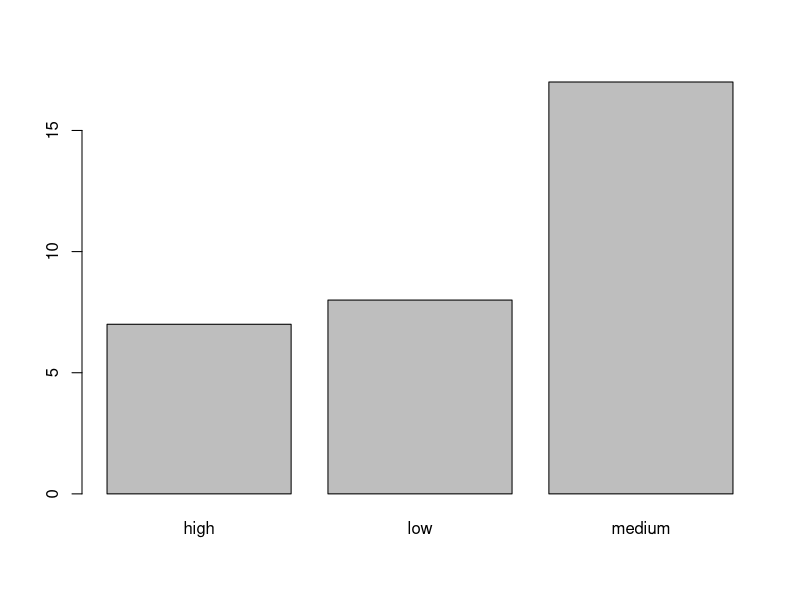
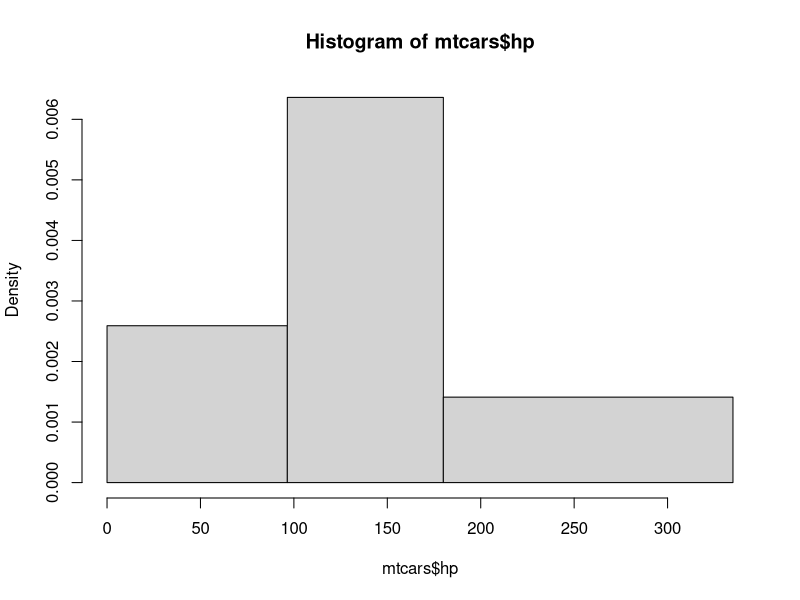
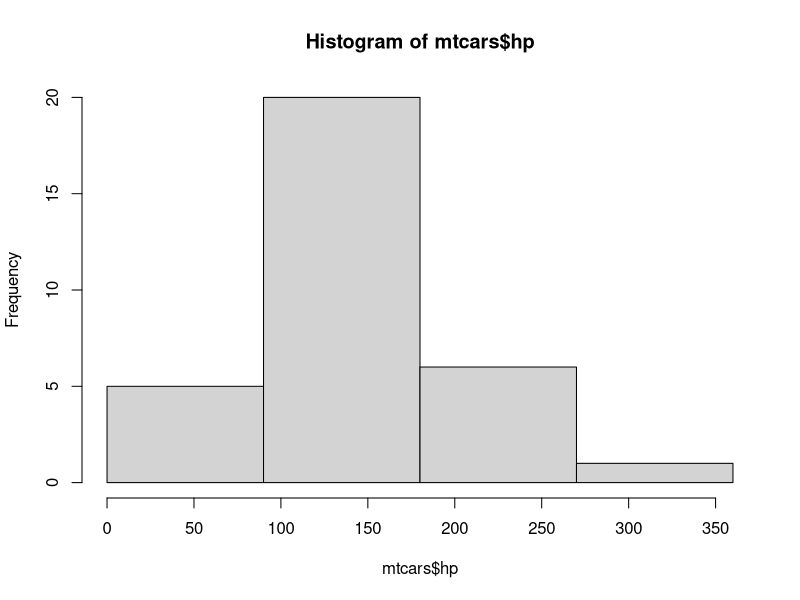
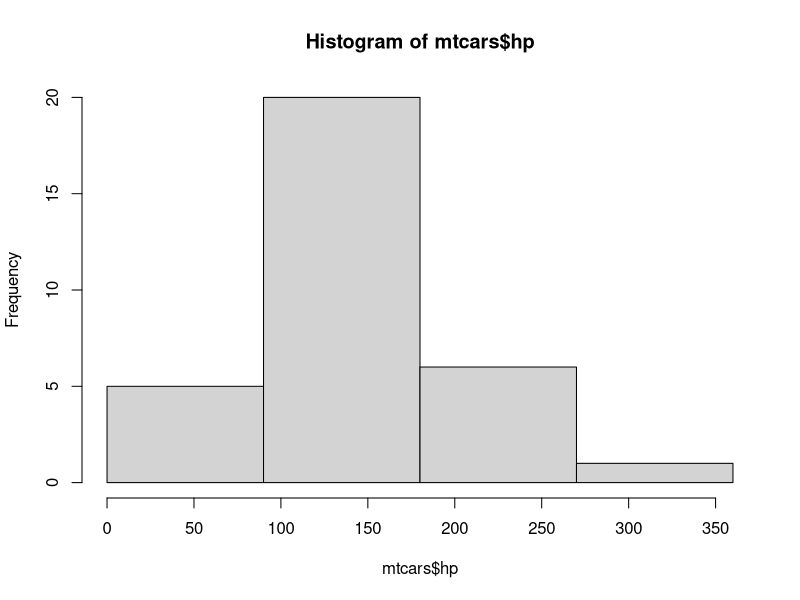
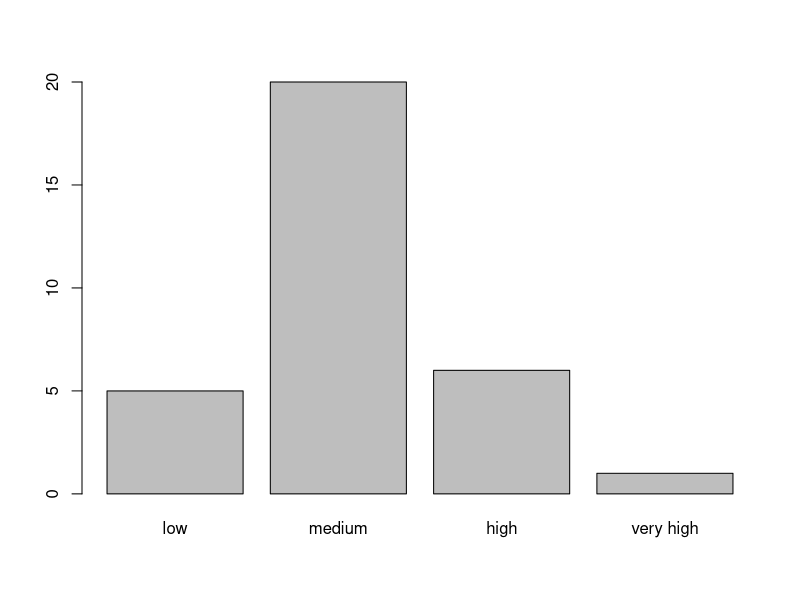
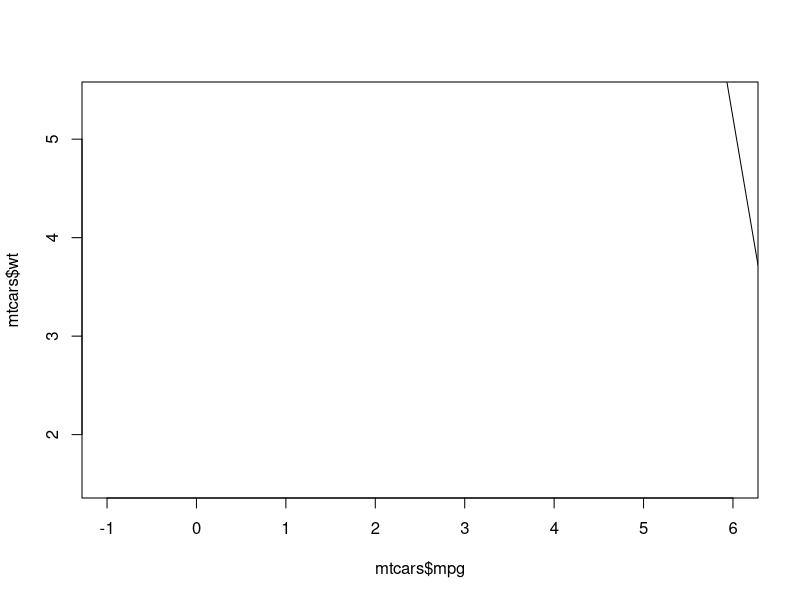

Generate these figures, in order, with R: (Note: this script raises an error after producing the figures.)
###################################
###################################
########                   ########
########   Data Science 3  ########
########       Lab 6       ######## 
########  21st Nov. 2023    ########
########                   ########
###################################
###################################


# Welcome to lab number 6. Today we'll be learning a few more 
# R/general programming concepts before moving onto lecture examples

########################################
####    Boolean logic, continued    ####
########################################

# the main logic operators in R are as follows:
# the NOT operator, !, turns TRUE into FALSE and vice versa
!TRUE
!FALSE
# the AND operator, &, returns TRUE only if elements on both sides of the operator are TRUE
1==1 & 2==1
# the inclusive OR operator, |, returns TRUE if EITHER of the elements are TRUE
1==1 | 2==1

# there is no operator for exclusive OR, but there is a function, xor()
xor(1==1 , 2==2)

# 1.1 
# mtcars is a database of cars with several variables such as horsepower, weight, number of cylinders etc.
data(mtcars)
head(mtcars)

# Using indexing (square brackets) and the & operator, write a line of code
# that selects only the rows of mtcars with at least 6 cylinders (mtcars$cyl >= 6) and horsepower of at least 110 (mtcars$hp >= 110). Remember to include all the columns.

df2<-mtcars[mtcars$cyl>=6 & mtcars$hp >=110,]
df2$newcolumn<-0
df2
df2$newcolumn

#create a new categorical variable called powerful that takes the value 'low' when the horsepower is in the bottom quartile, 'medium' when the horse power is in the middle 2 quartiles, and high when the horse power is in the top quartile#


quantile(mtcars$hp, 0.5)
quantile(mtcars$hp, 0.25)
quantile(mtcars$hp, 0,75)
summary(mtcars$hp)

#rewrite as below

mtcars$powerful <- NA
head(mtcars)
mtcars$powerful[mtcars$hp <= quantile(mtcars$hp,0.25)]<- 'low'
mtcars$powerful[mtcars$hp >= quantile(mtcars$hp,0.25)
                & mtcars$hp <= quantile(mtcars$hp, 0.75)] <- 'medium'
mtcars$powerful[mtcars$hp > quantile(mtcars$hp, 0.75)] <- 'high'
head(mtcars)
View(mtcars) 

#METHOD 2: Use the cut() function
?cut
mtcars$powerful <- cut(mtcars$hp, breaks = c(0, 96.5, 180, 1000), labels = c('low','medium','high'))

View(mtcars)

#or
library(tidyverse)
mtcars<-mtcars %>% mutate(powerful = case_when(hp <= 96.5 ~ 'low',
                                       hp>= 96.5 & hp<= 180 ~ 'medium',
                                       hp>180 ~ 'high'))
View(mtcars)                                        

#note
mtcars<- mtcars[, colnames(mtcars != 'example')] #delete the example column incase we have done that before#

barplot(table(mtcars$powerful))
hist(mtcars$hp, breaks = c(0,96.5,180,335))
#for equal inttervals
mtcars<-mtcars %>% mutate(powerful = case_when(hp < 90 ~ 'low',
                                       hp>= 90 & hp<= 180 ~ 'medium',
                                       hp>180 & hp<=270 ~ 'high',
                                       hp>270 ~ 'very high'))
hist(mtcars$hp, breaks = c(0,90,180,270, 360))
#table shows frequency
table(mtcars$powerful)

#Reodering factors#
mtcars$powerful<-factor(mtcars$powerful, levels = c('low', 'medium', 'high', 'very high'))
hist(mtcars$hp, breaks = c(0,90,180,270, 360))
barplot(table(mtcars$powerful))


### 1.2
# Now select only those rows with either high efficiency (miles per gallon (mpg) of at least 25) or low weight (wt <= 2.5)

#############################
####    If statements    ####
#############################

# The if() function will execute everything after it, either on the same line or in {} brackets,
# only if there is a TRUE boolean statement within the parentheses
x <- 5
if(x > 3) print ('This statement is true')
if(x-4==1){
  new_object <- c('this','statement','is','also','true')
  print(new_object)
}

### 2.1
# Write a function called probe, that takes two arguments, n and w.
# The function should return a character vector of length n, consisting of 'Water' and 'Land', sampled with probability w. (so probability of sampling 'Water' is w)
# If the p argument is not numeric, or if it is not between 0 and 1, the function should return the following message:
# "Please input a probability between 0 and 1"

probe<- function(n,w){
 if(w<0|w>1| !is.numeric(w)){
  return("please input a probability between 0 and 1")
 }
  listwl <- sample(c("Water", "Land"), n, prob = c(w, 1-w), replace =T)
  return(listwl)
 }

probe(10,0.2)



# After the if statement we can put an else statement:
if(x-4>1){
  new_object <- c('this','statement','is','also','true')
  print(new_object)
}else{
  print('This is untrue')
}

# A simplified version of if()else is the following:
ifelse(x/2==7,print('Definitely true'),print('categorically false'))

##################################
####    Paste and strsplit    ####
##################################

# paste() and strsplit() can be used to join and separate
# character objects (strings), respectively. For example:

paste('Hello','world!', sep='_')
strsplit('Hello to you too. /My name is Ed.', split='/')

# You'll notice that strsplit returns a list. This allows us to vectorise the function:
strsplit(rownames(mtcars),split=' ')


#####################
####    Loops    ####
#####################

# Loops are algorithms that repeat a procedure over and over until they are instructed to stop.
# There are two main kinds:
# FOR loops iterate over a predetermined set (vector, list, etc)
fruits <- c('apple','banana', 'pineapple','mango','orange')
for(i in fruits){
  print(paste('My favourite fruit is',i,sep=': '))
}

useless_function <- function(n){
  for (i in 1:n){
    print(paste0(i,'. This number is: ', c('even','odd')[i%%2 +1]))
  }
}
useless_function(7)

### 4.1 
data(iris)

# Write a for loop that iterates over the column names of the iris dataset and print each together with the number of characters in the column name in parenthesis. Example output: Sepal.Length (12). To get the number of characters use the function nchar().

# Next, WHILE loops continue to loop until the boolean statment in the defining parentheses, e.g.
x <- 0
while(x<100){
  print(x)
  x <- x+sample(1:20,1)
}

### 4.2 How many numbers do you need in the sequence 1*2*3*4*5*... before the product exceeds 10 million?
# Use a while loop to get the answer

###################################
####    Linear models intro    ####
###################################

# We can run an OLS linear model using lm()
# Inside the lm and other model functions we use formulas
# Formulas have the dependent variable on the left and the independent (predictor) variables on the right with a ~ in between
# Lets run a bivariate regression of car weight (in 1000 pounds/500 kg) on miles per gallon (1mpg = 1km/L)
model <- lm(mtcars$mpg ~ mtcars$wt)
summary(model)
### 5.1
# What does the Estimate for the (Intercept) number represent?
plot(mtcars$mpg,mtcars$wt, pch=20, xlim =c(-1,6))
abline(model)
#it represent the predicted fuel efficiency of a car that weighs 0 lbs)

### 5.2
# What does the Estimate for the mtcars$wt number represent?
#The predicted change in fuel efficiency associated with a unit change in weight(1000 lbs change in weigh)


### 5.3 
# Is the relationship between these two variables positive or negative? Why do you think that might be?
#negative because bigger cars use more energy

### 5.4 What is the predicted average efficiency in miles per gallon of a 4000 pound (2000kg) car?

37.2851 + (-5.3445)*4
#15.9071

# Let's transform the independent variable:
mtcars$wt_centred <- mtcars$wt - mean(mtcars$wt)

### 5.5
# compare the mean and variance of the new variable with the untransformed variable. What do you notice?

### 5.6
# Run a new regression with new independent variable
# What do you notice about the estimates?
# What is the interpretation of the (Intercept) estimate in this regression?
model2<-lm(mtcars$mpg~mtcars$weight_centered)
summary(model2)
#the slope stays the same but the intercept changes

### 5.7
# Run the following code:
y <- mtcars$mpg
x <- cbind(1,mtcars$wt)

# A couple of functions for you to know:
# t() returns the transpose of any matrix
# solve() returns the inverse of any (invertible) matrix
# %*% is matrix multiplication
# with that in mind try to code the following expression in R:
# (x'x)^(-1) * (x'y)
# where ' means the transpose
# Run the code you have written. What do you find?





